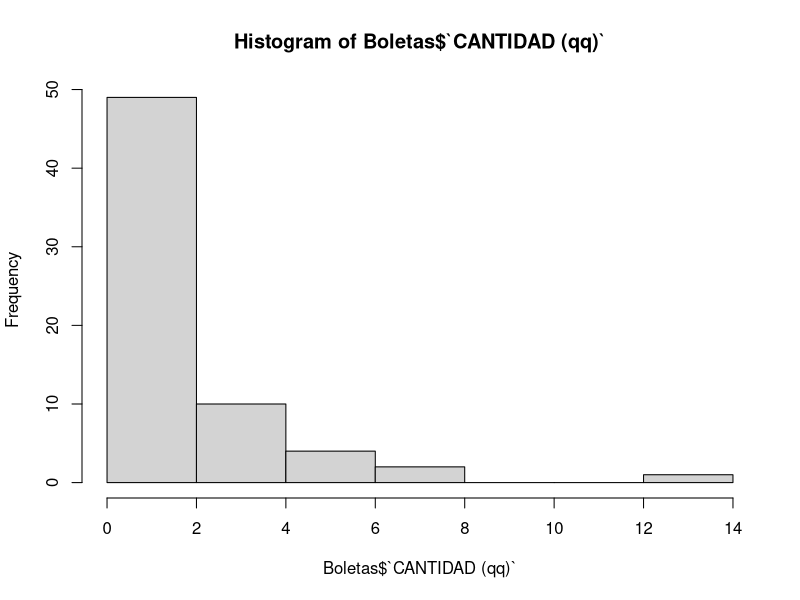
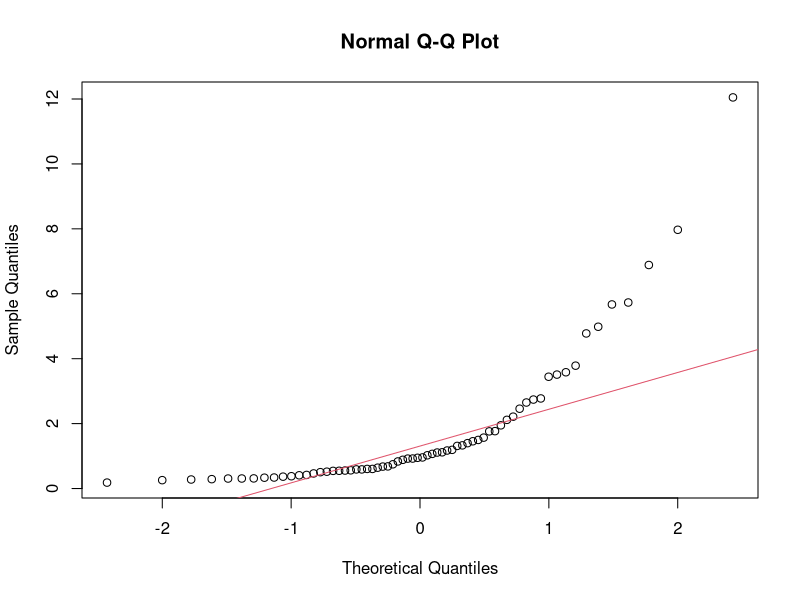
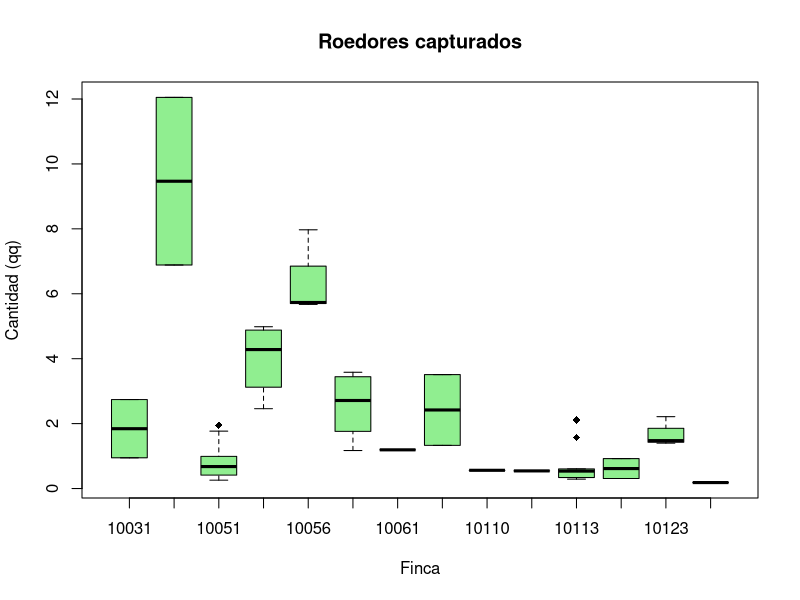

The R source for these figures, in order:
## ---- chunk 1

library(readxl)
Boletas <- read_excel("Rodenticida - Boletas.xlsx")
View(Boletas)


variable.names(Boletas)
head(Boletas)
str(Boletas)
class(Boletas)
nrow(Boletas)


hist(Boletas$`CANTIDAD (qq)`)
qqnorm(Boletas$`CANTIDAD (qq)`)
qqline(Boletas$`CANTIDAD (qq)`,col=2)
boxplot(Boletas$`CANTIDAD (qq)` ~ Boletas$FINCA, main="Roedores capturados", col= "lightgreen", ylab="Cantidad (qq)", xlab="Finca", pch=18)
shapiro.test(Boletas$`CANTIDAD (qq)`)



## ---- chunk 2
knitr::opts_chunk$set(echo = TRUE)
